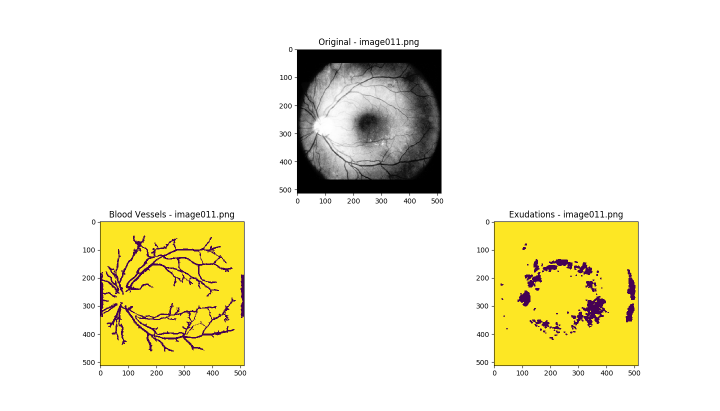
#> input picture images/Figure_1.png, 1440 x 821 px (shown at 1/2 size)
$ python -i preprocess.py   (imports and definitions only)
#> lines starting #> are read from the running program, lines starting #| are printed output that depends on the picture
import os
import shutil
import glob
import argparse
from tqdm import tqdm

import matplotlib as mpl
# [1 line not run here, left out]

import cv2
import matplotlib.pyplot as plt
import numpy as np

parser = argparse.ArgumentParser()
# [5 lines not run here, left out]
# [1 line that did not run here, left out]
# [1 line that did not run here, left out]
# [1 line that did not run here, left out]

# [8 lines not run here, left out]

def get_images():
  images = list()
  for image in glob.glob(BASE_DIR + "/*." + IMG_EXT, recursive=True):
      images.append(image)
  return images

def perform_normalization(images):
  for image in tqdm(images):
      color_normalize(image)

def color_normalize(image):

#> called with image = '../images/Figure_1.png'
  img = cv2.imread(image)
#> img is the input picture: shape (821, 1440, 3); mean B, G, R 212.2, 235.4, 239.1
  img = cv2.cvtColor(img, cv2.COLOR_BGR2RGB)

  b = img.copy()
  # set green and red channels to 0
  b[:, :, 1] = 0
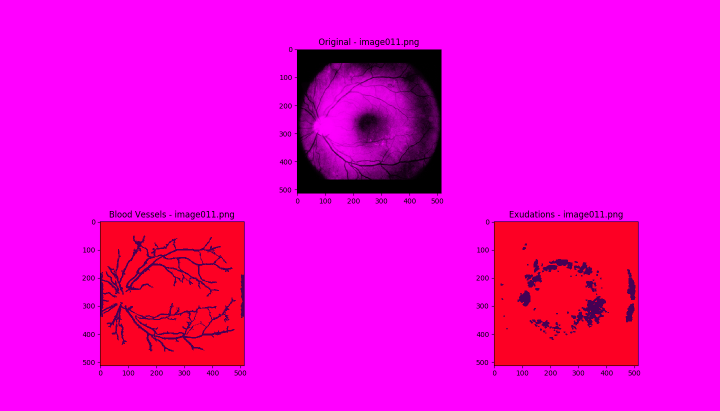
#> b: shape (821, 1440, 3) (shown at 1/2 size); mean R, G, B 239.1, 0, 212.2
  b[:, :, 2] = 0
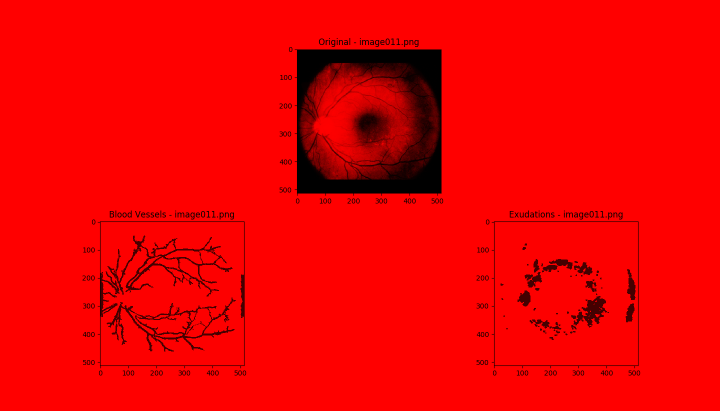
#> b: shape (821, 1440, 3) (shown at 1/2 size); mean R, G, B 239.1, 0, 0

  g = img.copy()
  # set blue and red channels to 0
  g[:, :, 0] = 0
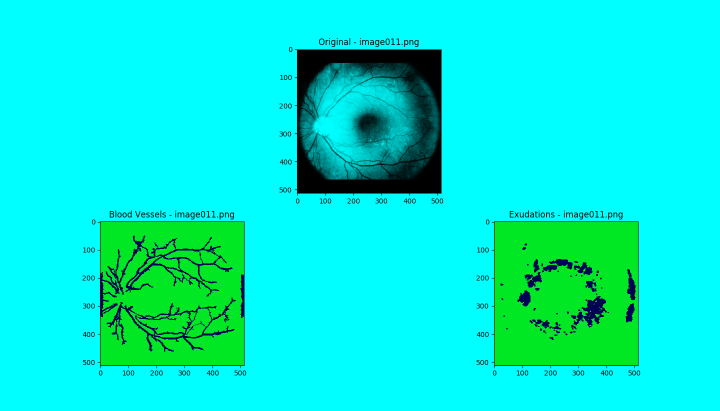
#> g: shape (821, 1440, 3) (shown at 1/2 size); mean R, G, B 0, 235.4, 212.2
  g[:, :, 2] = 0
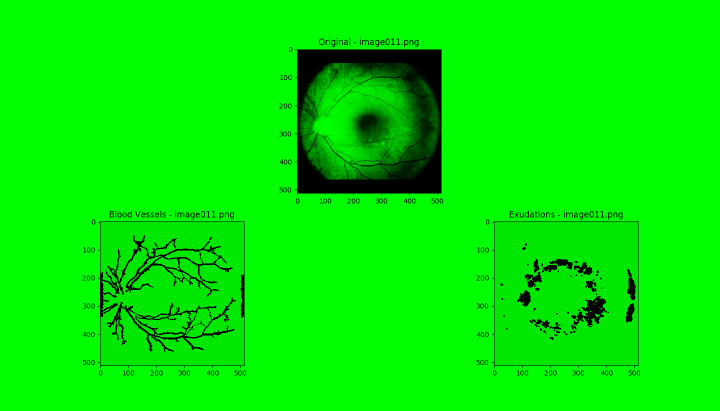
#> g: shape (821, 1440, 3) (shown at 1/2 size); mean R, G, B 0, 235.4, 0

  r = img.copy()
  # set blue and green channels to 0
  r[:, :, 0] = 0
  r[:, :, 1] = 0
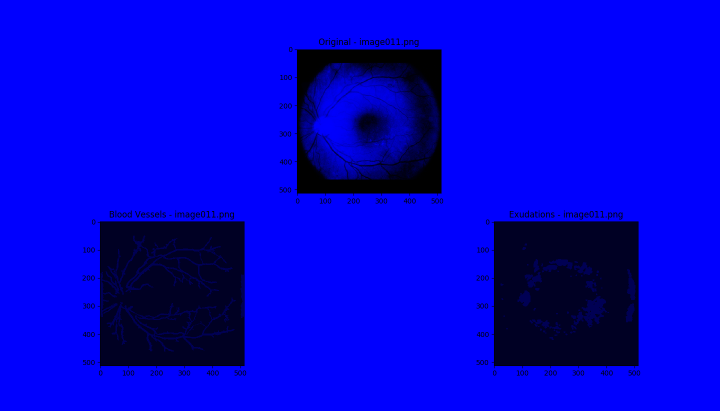
#> r: shape (821, 1440, 3) (shown at 1/2 size); mean R, G, B 0, 0, 212.2

  img = (b/b.max() + g/g.max() + r/r.max())
  img = cv2.resize(img, (512, 512))
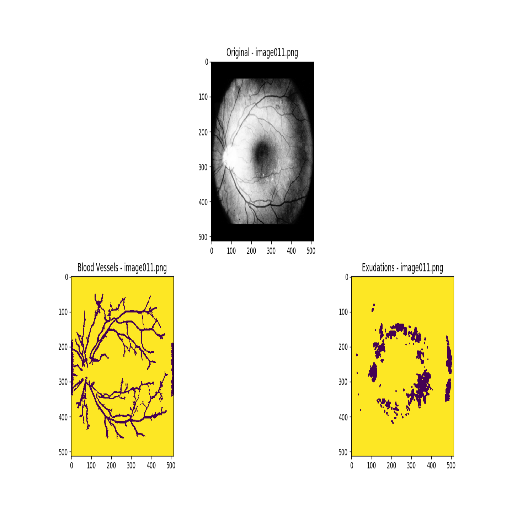
#> img: shape (512, 512, 3) float64; mean R, G, B 0.937, 0.923, 0.832
  img = (img * 255).astype(np.uint8)
  img = cv2.cvtColor(img, cv2.COLOR_BGR2RGB)
#> (the run stopped early here; a loop or call above may not have finished)
